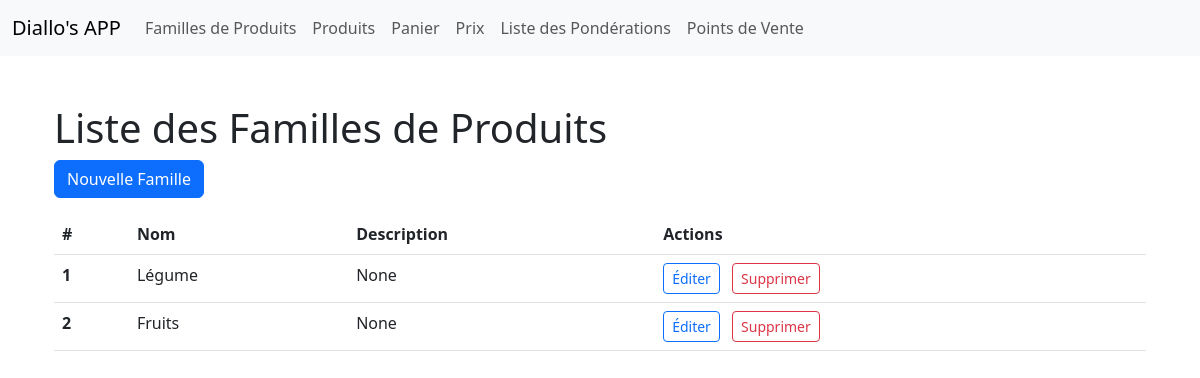
Page /families/ on the earlier database version.
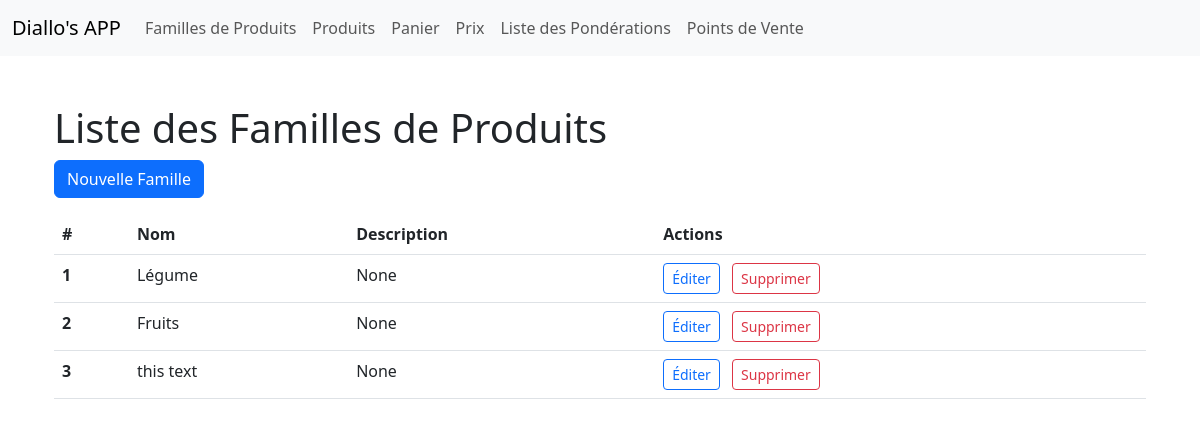
Same page on the later database version.
### gestion_produits/models.py (models this page shows, shortened)
class Family(models.Model):
    name = models.CharField(max_length=100)
    description = models.TextField(blank=True, null=True)  # Champ de description facultatif

### gestion_produits/views.py (the view)
# urls.py: path('families/', views.family_list, name='family_list'),
def family_list(request):
    families = Family.objects.all()
    return render(request, 'family_list.html', {'families': families})

### gestion_produits/templates/family_list.html (shortened to what this page needs)
{% extends 'base.html' %}
{% block content %}
<div class="container mt-5">
    <h1>Liste des Familles de Produits</h1>
    <a href="{% url 'family_new' %}" class="btn btn-primary mb-3">Nouvelle Famille</a>
    <table class="table">
        <thead>
            <tr>
                <th scope="col">#</th>
                <th scope="col">Nom</th>
                <th scope="col">Description</th>
                <th scope="col">Actions</th>
            </tr>
        </thead>
        <tbody>
            {% for family in families %}
            <tr>
                <th scope="row">{{ forloop.counter }}</th>
                <td>{{ family.name }}</td>
                <td>{{ family.description }}</td>
                <td>
                    <a href="{% url 'family_edit' pk=family.pk %}" class="btn btn-sm btn-outline-primary me-2">Éditer</a>
                    <form action="{% url 'family_delete' pk=family.pk %}" method="post" class="d-inline">
                        <button type="submit" class="btn btn-sm btn-outline-danger" onclick="return confirm('Êtes-vous sûr de vouloir supprimer cette famille de produits ?')">Supprimer</button>
                    </form>
                </td>
            </tr>
            {% endfor %}
        </tbody>
    </table>
</div>
{% endblock %}

Differences in the rows shown:
added Family: name "this text", description "None"
